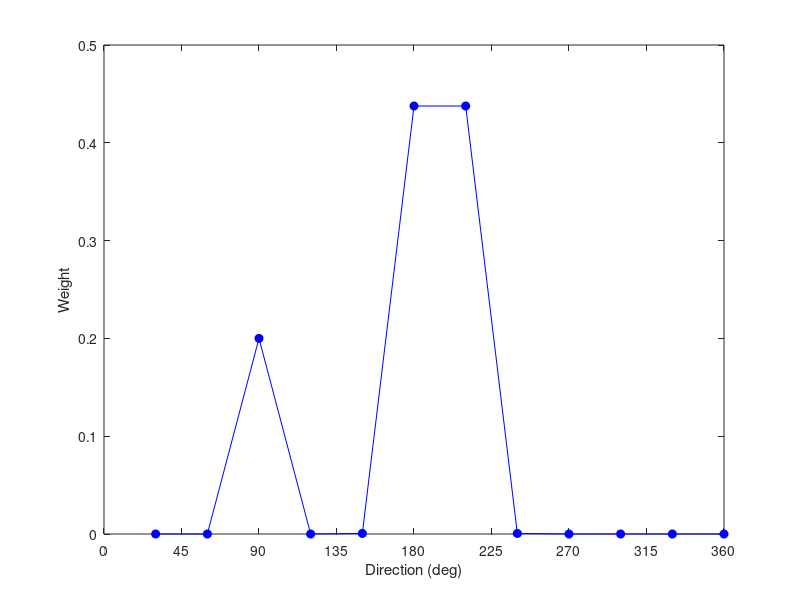

Write MATLAB code to recreate this figure.
clear all
%define model parameters
V1.prefdirections = 30:30:360;  %list of each V1 neuron's preferred directions
STIM.possdirections = 30:30:360;  %list of possible stimulus directions

V1.tuningwidth = 180*pi/180; %tuning width of V1 neurons
V1.untunednormfactor = .1; %'untuned' normalization factor
V1.selfnormfactor = .1; %'self' normalization factor

MT.scalingnonlin = 1; %MT scaling nonlinearity
MT.exponentnonlin = 2; %MT exponent nonlinearity

%make up some weights of V1 influence on MT response:

%use this line for pattern cell
%V1.influenceweight = exp(-(linspace(-1,1,length(V1.prefdirections)).^2)/.4)-.3;

%use this line for a component cell
V1.influenceweight = exp(-(linspace(-1,1,length(V1.prefdirections)).^2)/.01); 
V1.influenceweight(3) = .2;

%Plot the linear weights of V1 neurons
figure(1);
clf
plot(V1.prefdirections,V1.influenceweight,'bo-','MarkerFaceColor','b');
xlabel('Preferred orientation (deg)');
ylabel('Weight');
xlabel('Direction (deg)');
set(gca,'XTick',0:45:360);
set(gca,'XLim',[0,360]);
